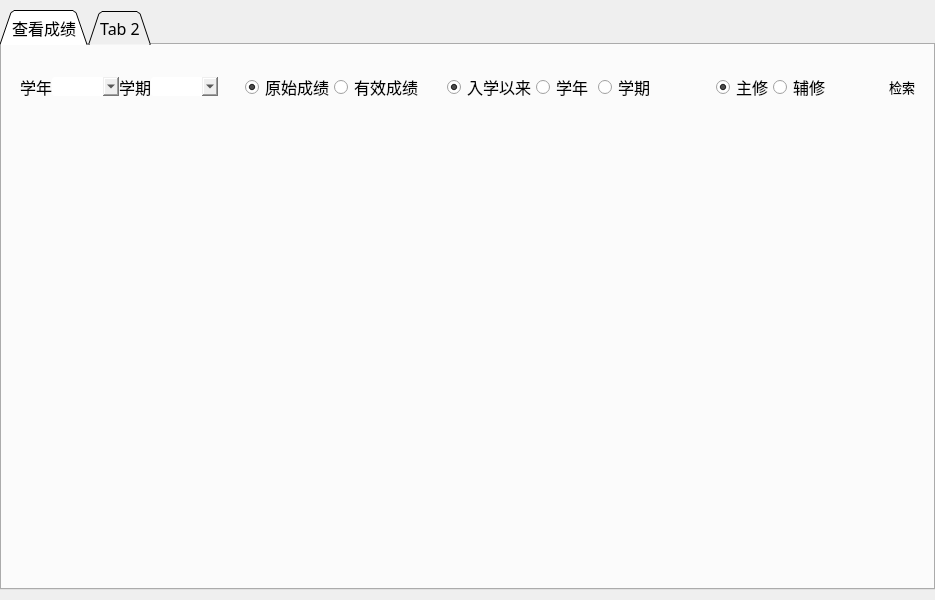
<?xml version="1.0" encoding="UTF-8"?>
<ui version="4.0">
 <class>Form</class>
 <widget class="QWidget" name="Form">
  <property name="geometry">
   <rect>
    <x>0</x>
    <y>0</y>
    <width>935</width>
    <height>600</height>
   </rect>
  </property>
  <property name="windowTitle">
   <string>Form</string>
  </property>
  <layout class="QHBoxLayout" name="horizontalLayout">
   <property name="spacing">
    <number>0</number>
   </property>
   <property name="leftMargin">
    <number>0</number>
   </property>
   <property name="topMargin">
    <number>10</number>
   </property>
   <property name="rightMargin">
    <number>0</number>
   </property>
   <property name="bottomMargin">
    <number>10</number>
   </property>
   <item>
    <widget class="QTabWidget" name="tabWidget">
     <property name="sizePolicy">
      <sizepolicy hsizetype="Preferred" vsizetype="Preferred">
       <horstretch>0</horstretch>
       <verstretch>0</verstretch>
      </sizepolicy>
     </property>
     <property name="font">
      <font>
       <family>黑体</family>
       <pointsize>12</pointsize>
      </font>
     </property>
     <property name="styleSheet">
      <string notr="true"/>
     </property>
     <property name="tabShape">
      <enum>QTabWidget::Triangular</enum>
     </property>
     <property name="currentIndex">
      <number>0</number>
     </property>
     <widget class="QWidget" name="tab">
      <attribute name="title">
       <string>查看成绩</string>
      </attribute>
      <layout class="QVBoxLayout" name="verticalLayout_4">
       <item>
        <widget class="QWidget" name="widget_2" native="true">
         <property name="sizePolicy">
          <sizepolicy hsizetype="Preferred" vsizetype="Fixed">
           <horstretch>0</horstretch>
           <verstretch>0</verstretch>
          </sizepolicy>
         </property>
         <layout class="QHBoxLayout" name="horizontalLayout_2">
          <item>
           <layout class="QHBoxLayout" name="horizontalLayout_6">
            <property name="spacing">
             <number>0</number>
            </property>
            <item>
             <widget class="QLabel" name="label_2">
              <property name="sizePolicy">
               <sizepolicy hsizetype="Fixed" vsizetype="Preferred">
                <horstretch>0</horstretch>
                <verstretch>0</verstretch>
               </sizepolicy>
              </property>
              <property name="styleSheet">
               <string notr="true">font: 75 9pt &quot;微软雅黑&quot;;</string>
              </property>
              <property name="text">
               <string>学年</string>
              </property>
             </widget>
            </item>
            <item>
             <widget class="QComboBox" name="comboBox">
              <property name="sizePolicy">
               <sizepolicy hsizetype="Fixed" vsizetype="Fixed">
                <horstretch>0</horstretch>
                <verstretch>0</verstretch>
               </sizepolicy>
              </property>
              <property name="font">
               <font>
                <family>微软雅黑</family>
                <pointsize>9</pointsize>
                <weight>75</weight>
                <bold>true</bold>
               </font>
              </property>
              <property name="styleSheet">
               <string notr="true">QComboBox {
    border:none;
    border-radius: 3px;
}

QComboBox::down-arrow {
    
	
	image: url(:/img/img/arrows_down_double-34.svg);
}

</string>
              </property>
              <property name="editable">
               <bool>false</bool>
              </property>
              <property name="currentText">
               <string/>
              </property>
              <property name="frame">
               <bool>false</bool>
              </property>
             </widget>
            </item>
            <item>
             <widget class="QLabel" name="label_3">
              <property name="sizePolicy">
               <sizepolicy hsizetype="Fixed" vsizetype="Preferred">
                <horstretch>0</horstretch>
                <verstretch>0</verstretch>
               </sizepolicy>
              </property>
              <property name="styleSheet">
               <string notr="true">font: 75 9pt &quot;微软雅黑&quot;;</string>
              </property>
              <property name="text">
               <string>学期</string>
              </property>
             </widget>
            </item>
            <item>
             <widget class="QComboBox" name="comboBox_2">
              <property name="sizePolicy">
               <sizepolicy hsizetype="Fixed" vsizetype="Fixed">
                <horstretch>0</horstretch>
                <verstretch>0</verstretch>
               </sizepolicy>
              </property>
              <property name="font">
               <font>
                <family>微软雅黑</family>
                <pointsize>9</pointsize>
                <weight>75</weight>
                <bold>true</bold>
               </font>
              </property>
              <property name="styleSheet">
               <string notr="true">QComboBox {
    border:none;
    border-radius: 3px;
}

QComboBox::down-arrow {
    
	
	image: url(:/img/img/arrows_down_double-34.svg);
}

</string>
              </property>
              <property name="editable">
               <bool>false</bool>
              </property>
              <property name="frame">
               <bool>false</bool>
              </property>
             </widget>
            </item>
            <item>
             <widget class="QWidget" name="widget_4" native="true">
              <layout class="QHBoxLayout" name="horizontalLayout_8">
               <item>
                <widget class="QWidget" name="widget_6" native="true">
                 <layout class="QHBoxLayout" name="horizontalLayout_4">
                  <property name="spacing">
                   <number>0</number>
                  </property>
                  <property name="leftMargin">
                   <number>0</number>
                  </property>
                  <property name="topMargin">
                   <number>0</number>
                  </property>
                  <property name="rightMargin">
                   <number>0</number>
                  </property>
                  <property name="bottomMargin">
                   <number>0</number>
                  </property>
                  <item>
                   <layout class="QHBoxLayout" name="horizontalLayout_10">
                    <property name="spacing">
                     <number>0</number>
                    </property>
                    <item>
                     <widget class="QRadioButton" name="radioButton">
                      <property name="sizePolicy">
                       <sizepolicy hsizetype="Fixed" vsizetype="Fixed">
                        <horstretch>0</horstretch>
                        <verstretch>0</verstretch>
                       </sizepolicy>
                      </property>
                      <property name="styleSheet">
                       <string notr="true">QRadioButton{
    spacing: 2px;
    color: red;
}
QRadioButton::indicator {

}
QRadioButton::indicator:unchecked {
    
	
	
	image: url(:/img/img/arrows_button_off.svg);
}

QRadioButton::indicator:checked {
    
	
	image: url(:/img/img/arrows_button_on.svg);
}
url(:/img/img/arrows_button_on.svg)</string>
                      </property>
                      <property name="text">
                       <string>原始成绩</string>
                      </property>
                      <property name="checked">
                       <bool>true</bool>
                      </property>
                      <property name="autoRepeat">
                       <bool>false</bool>
                      </property>
                      <property name="autoExclusive">
                       <bool>true</bool>
                      </property>
                     </widget>
                    </item>
                    <item>
                     <widget class="QRadioButton" name="radioButton_2">
                      <property name="sizePolicy">
                       <sizepolicy hsizetype="Fixed" vsizetype="Fixed">
                        <horstretch>0</horstretch>
                        <verstretch>0</verstretch>
                       </sizepolicy>
                      </property>
                      <property name="styleSheet">
                       <string notr="true">QRadioButton{
    spacing: 2px;
    color: red;
}
QRadioButton::indicator {

}
QRadioButton::indicator:unchecked {
    
	
	
	image: url(:/img/img/arrows_button_off.svg);
}

QRadioButton::indicator:checked {
    
	
	image: url(:/img/img/arrows_button_on.svg);
}
url(:/img/img/arrows_button_on.svg)</string>
                      </property>
                      <property name="text">
                       <string>有效成绩</string>
                      </property>
                      <property name="autoRepeat">
                       <bool>false</bool>
                      </property>
                      <property name="autoExclusive">
                       <bool>true</bool>
                      </property>
                     </widget>
                    </item>
                   </layout>
                  </item>
                 </layout>
                </widget>
               </item>
               <item>
                <widget class="QWidget" name="widget_3" native="true">
                 <layout class="QHBoxLayout" name="horizontalLayout_9">
                  <property name="spacing">
                   <number>0</number>
                  </property>
                  <property name="leftMargin">
                   <number>0</number>
                  </property>
                  <property name="topMargin">
                   <number>0</number>
                  </property>
                  <property name="rightMargin">
                   <number>0</number>
                  </property>
                  <property name="bottomMargin">
                   <number>0</number>
                  </property>
                  <item>
                   <layout class="QHBoxLayout" name="horizontalLayout_5">
                    <property name="spacing">
                     <number>0</number>
                    </property>
                    <item>
                     <widget class="QRadioButton" name="radioButton_3">
                      <property name="styleSheet">
                       <string notr="true">QRadioButton{
    spacing: 2px;
    color: red;
}
QRadioButton::indicator {

}
QRadioButton::indicator:unchecked {
    
	
	
	image: url(:/img/img/arrows_button_off.svg);
}

QRadioButton::indicator:checked {
    
	
	image: url(:/img/img/arrows_button_on.svg);
}
url(:/img/img/arrows_button_on.svg)</string>
                      </property>
                      <property name="text">
                       <string>入学以来</string>
                      </property>
                      <property name="checked">
                       <bool>true</bool>
                      </property>
                      <property name="autoExclusive">
                       <bool>true</bool>
                      </property>
                     </widget>
                    </item>
                    <item>
                     <widget class="QRadioButton" name="radioButton_4">
                      <property name="styleSheet">
                       <string notr="true">QRadioButton{
    spacing: 2px;
    color: red;
}
QRadioButton::indicator {

}
QRadioButton::indicator:unchecked {
    
	
	
	image: url(:/img/img/arrows_button_off.svg);
}

QRadioButton::indicator:checked {
    
	
	image: url(:/img/img/arrows_button_on.svg);
}
url(:/img/img/arrows_button_on.svg)</string>
                      </property>
                      <property name="text">
                       <string>学年</string>
                      </property>
                     </widget>
                    </item>
                    <item>
                     <widget class="QRadioButton" name="radioButton_5">
                      <property name="styleSheet">
                       <string notr="true">QRadioButton{
    spacing: 2px;
    color: red;
}
QRadioButton::indicator {

}
QRadioButton::indicator:unchecked {
    
	
	
	image: url(:/img/img/arrows_button_off.svg);
}

QRadioButton::indicator:checked {
    
	
	image: url(:/img/img/arrows_button_on.svg);
}
url(:/img/img/arrows_button_on.svg)</string>
                      </property>
                      <property name="text">
                       <string>学期</string>
                      </property>
                     </widget>
                    </item>
                   </layout>
                  </item>
                 </layout>
                </widget>
               </item>
               <item>
                <widget class="QWidget" name="widget_5" native="true">
                 <layout class="QHBoxLayout" name="horizontalLayout_3">
                  <property name="spacing">
                   <number>0</number>
                  </property>
                  <property name="leftMargin">
                   <number>0</number>
                  </property>
                  <property name="topMargin">
                   <number>0</number>
                  </property>
                  <property name="rightMargin">
                   <number>0</number>
                  </property>
                  <property name="bottomMargin">
                   <number>0</number>
                  </property>
                  <item>
                   <layout class="QHBoxLayout" name="horizontalLayout_7">
                    <item>
                     <widget class="QRadioButton" name="radioButton_6">
                      <property name="sizePolicy">
                       <sizepolicy hsizetype="Fixed" vsizetype="Fixed">
                        <horstretch>0</horstretch>
                        <verstretch>0</verstretch>
                       </sizepolicy>
                      </property>
                      <property name="styleSheet">
                       <string notr="true">QRadioButton{
    spacing: 2px;
    color: red;
}
QRadioButton::indicator {

}
QRadioButton::indicator:unchecked {
    
	
	
	image: url(:/img/img/arrows_button_off.svg);
}

QRadioButton::indicator:checked {
    
	
	image: url(:/img/img/arrows_button_on.svg);
}
url(:/img/img/arrows_button_on.svg)</string>
                      </property>
                      <property name="text">
                       <string>主修</string>
                      </property>
                      <property name="checked">
                       <bool>true</bool>
                      </property>
                      <property name="autoRepeat">
                       <bool>false</bool>
                      </property>
                      <property name="autoExclusive">
                       <bool>true</bool>
                      </property>
                     </widget>
                    </item>
                    <item>
                     <widget class="QRadioButton" name="radioButton_7">
                      <property name="sizePolicy">
                       <sizepolicy hsizetype="Fixed" vsizetype="Fixed">
                        <horstretch>0</horstretch>
                        <verstretch>0</verstretch>
                       </sizepolicy>
                      </property>
                      <property name="styleSheet">
                       <string notr="true">QRadioButton{
    spacing: 2px;
    color: red;
}
QRadioButton::indicator {

}
QRadioButton::indicator:unchecked {
    
	
	
	image: url(:/img/img/arrows_button_off.svg);
}

QRadioButton::indicator:checked {
    
	
	image: url(:/img/img/arrows_button_on.svg);
}
url(:/img/img/arrows_button_on.svg)</string>
                      </property>
                      <property name="text">
                       <string>辅修</string>
                      </property>
                      <property name="autoRepeat">
                       <bool>false</bool>
                      </property>
                      <property name="autoExclusive">
                       <bool>true</bool>
                      </property>
                     </widget>
                    </item>
                   </layout>
                  </item>
                 </layout>
                </widget>
               </item>
              </layout>
             </widget>
            </item>
            <item>
             <widget class="QPushButton" name="pushButton">
              <property name="sizePolicy">
               <sizepolicy hsizetype="Fixed" vsizetype="Fixed">
                <horstretch>0</horstretch>
                <verstretch>0</verstretch>
               </sizepolicy>
              </property>
              <property name="font">
               <font>
                <family>黑体</family>
                <pointsize>10</pointsize>
               </font>
              </property>
              <property name="styleSheet">
               <string notr="true">QPushButton {
    border: none;
    border-radius: 6px;

}

QPushButton:pressed {
    background-color: qlineargradient(x1: 0, y1: 0, x2: 0, y2: 1,
                                      stop: 0 #dadbde, stop: 1 #f6f7fa);
}

QPushButton:flat {
    border: none; /* no border for a flat push button */
}

QPushButton:default {
    border-color: navy; /* make the default button prominent */
}</string>
              </property>
              <property name="text">
               <string>检索</string>
              </property>
              <property name="icon">
               <iconset resource="qr_img.qrc">
                <normaloff>:/img/img/search.svg</normaloff>:/img/img/search.svg</iconset>
              </property>
              <property name="flat">
               <bool>true</bool>
              </property>
             </widget>
            </item>
           </layout>
          </item>
         </layout>
        </widget>
       </item>
       <item>
        <widget class="QWidget" name="widget" native="true">
         <layout class="QVBoxLayout" name="verticalLayout">
          <item>
           <widget class="QLabel" name="label">
            <property name="autoFillBackground">
             <bool>false</bool>
            </property>
            <property name="text">
             <string/>
            </property>
           </widget>
          </item>
          <item>
           <spacer name="verticalSpacer">
            <property name="orientation">
             <enum>Qt::Vertical</enum>
            </property>
            <property name="sizeHint" stdset="0">
             <size>
              <width>20</width>
              <height>40</height>
             </size>
            </property>
           </spacer>
          </item>
         </layout>
        </widget>
       </item>
      </layout>
     </widget>
     <widget class="QWidget" name="tab_2">
      <attribute name="title">
       <string>Tab 2</string>
      </attribute>
     </widget>
    </widget>
   </item>
  </layout>
 </widget>
 <resources>
  <include location="qr_img.qrc"/>
 </resources>
 <connections/>
</ui>
